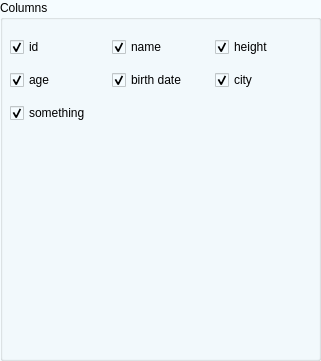
   <widget class="QGroupBox" name="columns_group">
    <property name="geometry">
     <rect>
      <x>360</x>
      <y>30</y>
      <width>321</width>
      <height>361</height>
     </rect>
    </property>
    <property name="palette">
     <palette>
      <active>
       <colorrole role="WindowText">
        <brush brushstyle="SolidPattern">
         <color alpha="255">
          <red>0</red>
          <green>0</green>
          <blue>0</blue>
         </color>
        </brush>
       </colorrole>
       <colorrole role="Button">
        <brush brushstyle="SolidPattern">
         <color alpha="255">
          <red>245</red>
          <green>252</green>
          <blue>255</blue>
         </color>
        </brush>
       </colorrole>
       <colorrole role="Light">
        <brush brushstyle="SolidPattern">
         <color alpha="255">
          <red>255</red>
          <green>255</green>
          <blue>255</blue>
         </color>
        </brush>
       </colorrole>
       <colorrole role="Midlight">
        <brush brushstyle="SolidPattern">
         <color alpha="255">
          <red>253</red>
          <green>254</green>
          <blue>255</blue>
         </color>
        </brush>
       </colorrole>
       <colorrole role="Dark">
        <brush brushstyle="SolidPattern">
         <color alpha="255">
          <red>126</red>
          <green>127</green>
          <blue>127</blue>
         </color>
        </brush>
       </colorrole>
       <colorrole role="Mid">
        <brush brushstyle="SolidPattern">
         <color alpha="255">
          <red>168</red>
          <green>169</green>
          <blue>170</blue>
         </color>
        </brush>
       </colorrole>
       <colorrole role="Text">
        <brush brushstyle="SolidPattern">
         <color alpha="255">
          <red>0</red>
          <green>0</green>
          <blue>0</blue>
         </color>
        </brush>
       </colorrole>
       <colorrole role="BrightText">
        <brush brushstyle="SolidPattern">
         <color alpha="255">
          <red>255</red>
          <green>255</green>
          <blue>255</blue>
         </color>
        </brush>
       </colorrole>
       <colorrole role="ButtonText">
        <brush brushstyle="SolidPattern">
         <color alpha="255">
          <red>0</red>
          <green>0</green>
          <blue>0</blue>
         </color>
        </brush>
       </colorrole>
       <colorrole role="Base">
        <brush brushstyle="SolidPattern">
         <color alpha="255">
          <red>245</red>
          <green>252</green>
          <blue>255</blue>
         </color>
        </brush>
       </colorrole>
       <colorrole role="Window">
        <brush brushstyle="SolidPattern">
         <color alpha="255">
          <red>245</red>
          <green>252</green>
          <blue>255</blue>
         </color>
        </brush>
       </colorrole>
       <colorrole role="Shadow">
        <brush brushstyle="SolidPattern">
         <color alpha="255">
          <red>0</red>
          <green>0</green>
          <blue>0</blue>
         </color>
        </brush>
       </colorrole>
       <colorrole role="AlternateBase">
        <brush brushstyle="SolidPattern">
         <color alpha="255">
          <red>253</red>
          <green>254</green>
          <blue>255</blue>
         </color>
        </brush>
       </colorrole>
       <colorrole role="ToolTipBase">
        <brush brushstyle="SolidPattern">
         <color alpha="255">
          <red>255</red>
          <green>255</green>
          <blue>220</blue>
         </color>
        </brush>
       </colorrole>
       <colorrole role="ToolTipText">
        <brush brushstyle="SolidPattern">
         <color alpha="255">
          <red>0</red>
          <green>0</green>
          <blue>0</blue>
         </color>
        </brush>
       </colorrole>
       <colorrole role="PlaceholderText">
        <brush brushstyle="SolidPattern">
         <color alpha="128">
          <red>0</red>
          <green>0</green>
          <blue>0</blue>
         </color>
        </brush>
       </colorrole>
      </active>
      <inactive>
       <colorrole role="WindowText">
        <brush brushstyle="SolidPattern">
         <color alpha="255">
          <red>0</red>
          <green>0</green>
          <blue>0</blue>
         </color>
        </brush>
       </colorrole>
       <colorrole role="Button">
        <brush brushstyle="SolidPattern">
         <color alpha="255">
          <red>245</red>
          <green>252</green>
          <blue>255</blue>
         </color>
        </brush>
       </colorrole>
       <colorrole role="Light">
        <brush brushstyle="SolidPattern">
         <color alpha="255">
          <red>255</red>
          <green>255</green>
          <blue>255</blue>
         </color>
        </brush>
       </colorrole>
       <colorrole role="Midlight">
        <brush brushstyle="SolidPattern">
         <color alpha="255">
          <red>253</red>
          <green>254</green>
          <blue>255</blue>
         </color>
        </brush>
       </colorrole>
       <colorrole role="Dark">
        <brush brushstyle="SolidPattern">
         <color alpha="255">
          <red>126</red>
          <green>127</green>
          <blue>127</blue>
         </color>
        </brush>
       </colorrole>
       <colorrole role="Mid">
        <brush brushstyle="SolidPattern">
         <color alpha="255">
          <red>168</red>
          <green>169</green>
          <blue>170</blue>
         </color>
        </brush>
       </colorrole>
       <colorrole role="Text">
        <brush brushstyle="SolidPattern">
         <color alpha="255">
          <red>0</red>
          <green>0</green>
          <blue>0</blue>
         </color>
        </brush>
       </colorrole>
       <colorrole role="BrightText">
        <brush brushstyle="SolidPattern">
         <color alpha="255">
          <red>255</red>
          <green>255</green>
          <blue>255</blue>
         </color>
        </brush>
       </colorrole>
       <colorrole role="ButtonText">
        <brush brushstyle="SolidPattern">
         <color alpha="255">
          <red>0</red>
          <green>0</green>
          <blue>0</blue>
         </color>
        </brush>
       </colorrole>
       <colorrole role="Base">
        <brush brushstyle="SolidPattern">
         <color alpha="255">
          <red>245</red>
          <green>252</green>
          <blue>255</blue>
         </color>
        </brush>
       </colorrole>
       <colorrole role="Window">
        <brush brushstyle="SolidPattern">
         <color alpha="255">
          <red>245</red>
          <green>252</green>
          <blue>255</blue>
         </color>
        </brush>
       </colorrole>
       <colorrole role="Shadow">
        <brush brushstyle="SolidPattern">
         <color alpha="255">
          <red>0</red>
          <green>0</green>
          <blue>0</blue>
         </color>
        </brush>
       </colorrole>
       <colorrole role="AlternateBase">
        <brush brushstyle="SolidPattern">
         <color alpha="255">
          <red>253</red>
          <green>254</green>
          <blue>255</blue>
         </color>
        </brush>
       </colorrole>
       <colorrole role="ToolTipBase">
        <brush brushstyle="SolidPattern">
         <color alpha="255">
          <red>255</red>
          <green>255</green>
          <blue>220</blue>
         </color>
        </brush>
       </colorrole>
       <colorrole role="ToolTipText">
        <brush brushstyle="SolidPattern">
         <color alpha="255">
          <red>0</red>
          <green>0</green>
          <blue>0</blue>
         </color>
        </brush>
       </colorrole>
       <colorrole role="PlaceholderText">
        <brush brushstyle="SolidPattern">
         <color alpha="128">
          <red>0</red>
          <green>0</green>
          <blue>0</blue>
         </color>
        </brush>
       </colorrole>
      </inactive>
      <disabled>
       <colorrole role="WindowText">
        <brush brushstyle="SolidPattern">
         <color alpha="255">
          <red>126</red>
          <green>127</green>
          <blue>127</blue>
         </color>
        </brush>
       </colorrole>
       <colorrole role="Button">
        <brush brushstyle="SolidPattern">
         <color alpha="255">
          <red>245</red>
          <green>252</green>
          <blue>255</blue>
         </color>
        </brush>
       </colorrole>
       <colorrole role="Light">
        <brush brushstyle="SolidPattern">
         <color alpha="255">
          <red>255</red>
          <green>255</green>
          <blue>255</blue>
         </color>
        </brush>
       </colorrole>
       <colorrole role="Midlight">
        <brush brushstyle="SolidPattern">
         <color alpha="255">
          <red>253</red>
          <green>254</green>
          <blue>255</blue>
         </color>
        </brush>
       </colorrole>
       <colorrole role="Dark">
        <brush brushstyle="SolidPattern">
         <color alpha="255">
          <red>126</red>
          <green>127</green>
          <blue>127</blue>
         </color>
        </brush>
       </colorrole>
       <colorrole role="Mid">
        <brush brushstyle="SolidPattern">
         <color alpha="255">
          <red>168</red>
          <green>169</green>
          <blue>170</blue>
         </color>
        </brush>
       </colorrole>
       <colorrole role="Text">
        <brush brushstyle="SolidPattern">
         <color alpha="255">
          <red>126</red>
          <green>127</green>
          <blue>127</blue>
         </color>
        </brush>
       </colorrole>
       <colorrole role="BrightText">
        <brush brushstyle="SolidPattern">
         <color alpha="255">
          <red>255</red>
          <green>255</green>
          <blue>255</blue>
         </color>
        </brush>
       </colorrole>
       <colorrole role="ButtonText">
        <brush brushstyle="SolidPattern">
         <color alpha="255">
          <red>126</red>
          <green>127</green>
          <blue>127</blue>
         </color>
        </brush>
       </colorrole>
       <colorrole role="Base">
        <brush brushstyle="SolidPattern">
         <color alpha="255">
          <red>245</red>
          <green>252</green>
          <blue>255</blue>
         </color>
        </brush>
       </colorrole>
       <colorrole role="Window">
        <brush brushstyle="SolidPattern">
         <color alpha="255">
          <red>245</red>
          <green>252</green>
          <blue>255</blue>
         </color>
        </brush>
       </colorrole>
       <colorrole role="Shadow">
        <brush brushstyle="SolidPattern">
         <color alpha="255">
          <red>0</red>
          <green>0</green>
          <blue>0</blue>
         </color>
        </brush>
       </colorrole>
       <colorrole role="AlternateBase">
        <brush brushstyle="SolidPattern">
         <color alpha="255">
          <red>252</red>
          <green>254</green>
          <blue>255</blue>
         </color>
        </brush>
       </colorrole>
       <colorrole role="ToolTipBase">
        <brush brushstyle="SolidPattern">
         <color alpha="255">
          <red>255</red>
          <green>255</green>
          <blue>220</blue>
         </color>
        </brush>
       </colorrole>
       <colorrole role="ToolTipText">
        <brush brushstyle="SolidPattern">
         <color alpha="255">
          <red>0</red>
          <green>0</green>
          <blue>0</blue>
         </color>
        </brush>
       </colorrole>
       <colorrole role="PlaceholderText">
        <brush brushstyle="SolidPattern">
         <color alpha="128">
          <red>0</red>
          <green>0</green>
          <blue>0</blue>
         </color>
        </brush>
       </colorrole>
      </disabled>
     </palette>
    </property>
    <property name="title">
     <string>Columns</string>
    </property>
    <widget class="QWidget" name="gridLayoutWidget">
     <property name="geometry">
      <rect>
       <x>10</x>
       <y>30</y>
       <width>301</width>
       <height>101</height>
      </rect>
     </property>
     <layout class="QGridLayout" name="columns_grid" rowstretch="0,0,0">
      <item row="2" column="0">
       <widget class="QCheckBox" name="checkBox_3">
        <property name="text">
         <string>something</string>
        </property>
        <property name="checked">
         <bool>true</bool>
        </property>
       </widget>
      </item>
      <item row="1" column="2">
       <widget class="QCheckBox" name="checkBox_6">
        <property name="text">
         <string>city</string>
        </property>
        <property name="checked">
         <bool>true</bool>
        </property>
       </widget>
      </item>
      <item row="0" column="0">
       <widget class="QCheckBox" name="checkBox">
        <property name="text">
         <string>id</string>
        </property>
        <property name="checked">
         <bool>true</bool>
        </property>
       </widget>
      </item>
      <item row="0" column="2">
       <widget class="QCheckBox" name="checkBox_7">
        <property name="text">
         <string>height</string>
        </property>
        <property name="checked">
         <bool>true</bool>
        </property>
       </widget>
      </item>
      <item row="1" column="0">
       <widget class="QCheckBox" name="checkBox_5">
        <property name="text">
         <string>age</string>
        </property>
        <property name="checked">
         <bool>true</bool>
        </property>
       </widget>
      </item>
      <item row="1" column="1">
       <widget class="QCheckBox" name="checkBox_4">
        <property name="text">
         <string>birth date</string>
        </property>
        <property name="checked">
         <bool>true</bool>
        </property>
       </widget>
      </item>
      <item row="0" column="1">
       <widget class="QCheckBox" name="checkBox_2">
        <property name="text">
         <string>name</string>
        </property>
        <property name="checked">
         <bool>true</bool>
        </property>
       </widget>
      </item>
     </layout>
    </widget>
   </widget>
